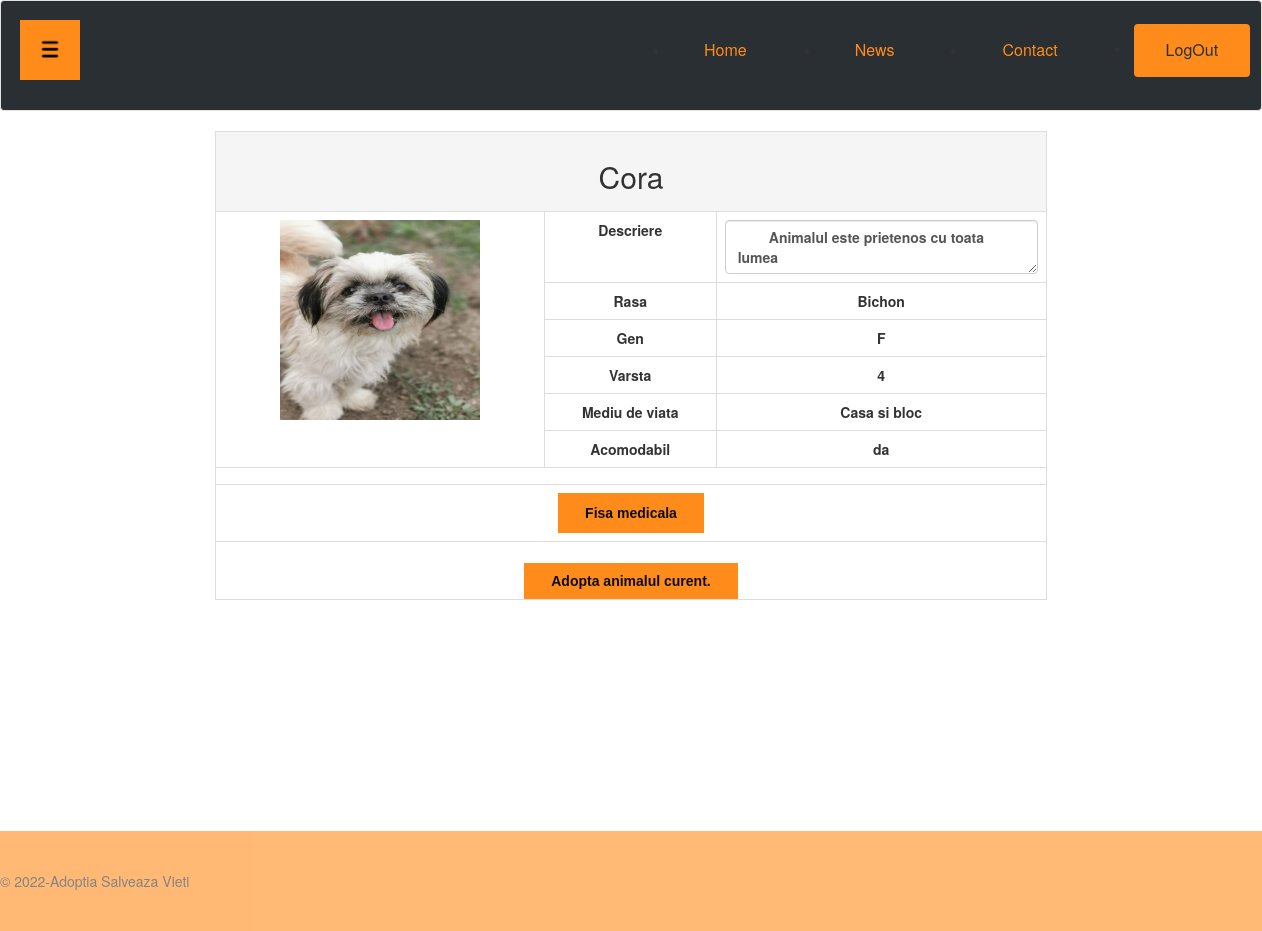
The app's page /php/vizualizareAnimal.php?id_animal=2 (signed in) with its own data.
### tables this page shows
CREATE TABLE `animale` (
  `id_animal` varchar(255) NOT NULL,
  `nume` varchar(255) NOT NULL,
  `tip_animal` varchar(255) NOT NULL,
  `rasa` varchar(255) NOT NULL,
  `gen` varchar(255) NOT NULL,
  `varsta` varchar(255) NOT NULL,
  `mediu_viata` varchar(255) NOT NULL,
  `acomodabil` varchar(255) NOT NULL,
  `descriere` text NOT NULL,
  `adoptat` varchar(255) NOT NULL,
  `imagine_ref` varchar(255) NOT NULL
);

### php/vizualizareAnimal.php (the view, shortened to what this page needs)
<?php
if(!isset($_SESSION['id_administrator'])) {
    include("../include/inHeaderUser.php");
}
else{
    include("../include/inHeaderAdmin.php");
    $session_id = $_SESSION["id_administrator"];
    $author = "admin";
}
echo "<link rel='stylesheet' type='text/css' href='../css/admin.css'>";
global $conn;
$id_animal = $_GET['id_animal'];
$check_animal = $conn->prepare("select * from animale where id_animal=?");
$check_animal->execute(array($id_animal));
$infoAnimal = $check_animal->fetch();
$check_fisa = $conn->prepare("select * from fisa_medicala where id_animal=?");
$check_fisa->execute(array($id_animal));
$rows = $check_fisa->rowCount();
?>
    <link rel="stylesheet" type="text/css" href="../css/admin.css">
    <div class="row content">
        <div class="col-sm-2">
        </div>
        <div class="col-sm-8">
            <form action="" method="POST" enctype="multipart/form-data">
                <table class="table table-bordered table-hover">
                    <tr align="center">
                        <td colspan="7" class="active"><h2><?php echo $infoAnimal['nume']; ?></h2>
                    <tr>
                        <th rowspan="7"> <?php echo "<img src='" . $infoAnimal['imagine_ref'] . "' style ='width:200px;height:200px''>"; ?>
                        <td>Descriere
                        <td><textarea class="form-control" type="text" name="nume" ><?php echo $infoAnimal['descriere']; ?>
                            </textarea>
                    <tr>
                        <td>Rasa
                        <td><?php echo $infoAnimal['rasa']; ?>
                    <tr>
                        <td>Gen
                        <td><?php echo $infoAnimal['gen']; ?>
                    <tr>
                        <td>Varsta
                        <td><?php echo$infoAnimal['varsta'] ;?>
                    <tr>
                    <tr>
                        <td>Mediu de viata
                        <td><?php echo$infoAnimal['mediu_viata']; ?>
                    <tr>
                        <td>Acomodabil
                        <td><?php echo$infoAnimal['acomodabil']; ?>
                    <tr align="center">
                        <td colspan="7"><?php  if($rows == 0 and isset ($_SESSION['id_administrator'])) {
                                echo "<form action='' method='post'>";
                                echo "<button class='submit' type='submit' name='submit'>Creeaza fisa</button>";
                                echo "</form>";
                            };?>
                    <tr align="center">
                        <td colspan="7">           <?php
                            if($rows == 1) {
                            echo "<button class='btn3' ><a href='vizualizareFisa.php?id_animal=" . $id_animal . "' style='color:#0b0c10 '>Fisa medicala</a>";
                            } ?>
                    <tr align="center">
                        <td colspan="7"> <?php
                            if(isset($_SESSION['id_utilizator'])){
                                echo "<br><a class='btn3' href='adoptaAnimal.php?id_animal=" . $id_animal . "' style='color:#0b0c10 '>Adopta animalul curent.</a>";
                            }
                             ?>
                </table>
            </form>
        </div>
    </div>
<?php include("../include/footer.php"); ?>

### css/admin.css (style rules this page uses)
* { box-sizing: border-box; }
html,body { height: 100%; margin: 0; }
body { background-color:white; }
body.logged { overflow-x: hidden; -webkit-background-size: cover; -moz-background-size: cover; -o-background-size: cover; background-size: cover; }
table.table { background: white; border: none ; border-collapse: collapse; }
.content { min-height: 100%; margin-bottom: -100px; }
td, th { text-align: center; padding: 8px; position: center; }
.btn3 { background-color:#ff8c1a; border: none; color: #292F33; padding: 10px 27px; text-align: center; cursor: pointer; font-size: 14px; font-family: "Raleway", sans-serif; }

### php/vizualizareAnimal.php (style rules this page uses)
td { font-weight: bold; }

### records on screen
animale: nume "Cora", imagine_ref (picture), nume "Animalul este prietenos cu toata lumea", rasa "Bichon", gen "F", varsta "4", mediu_viata "Casa si bloc", acomodabil "da"
